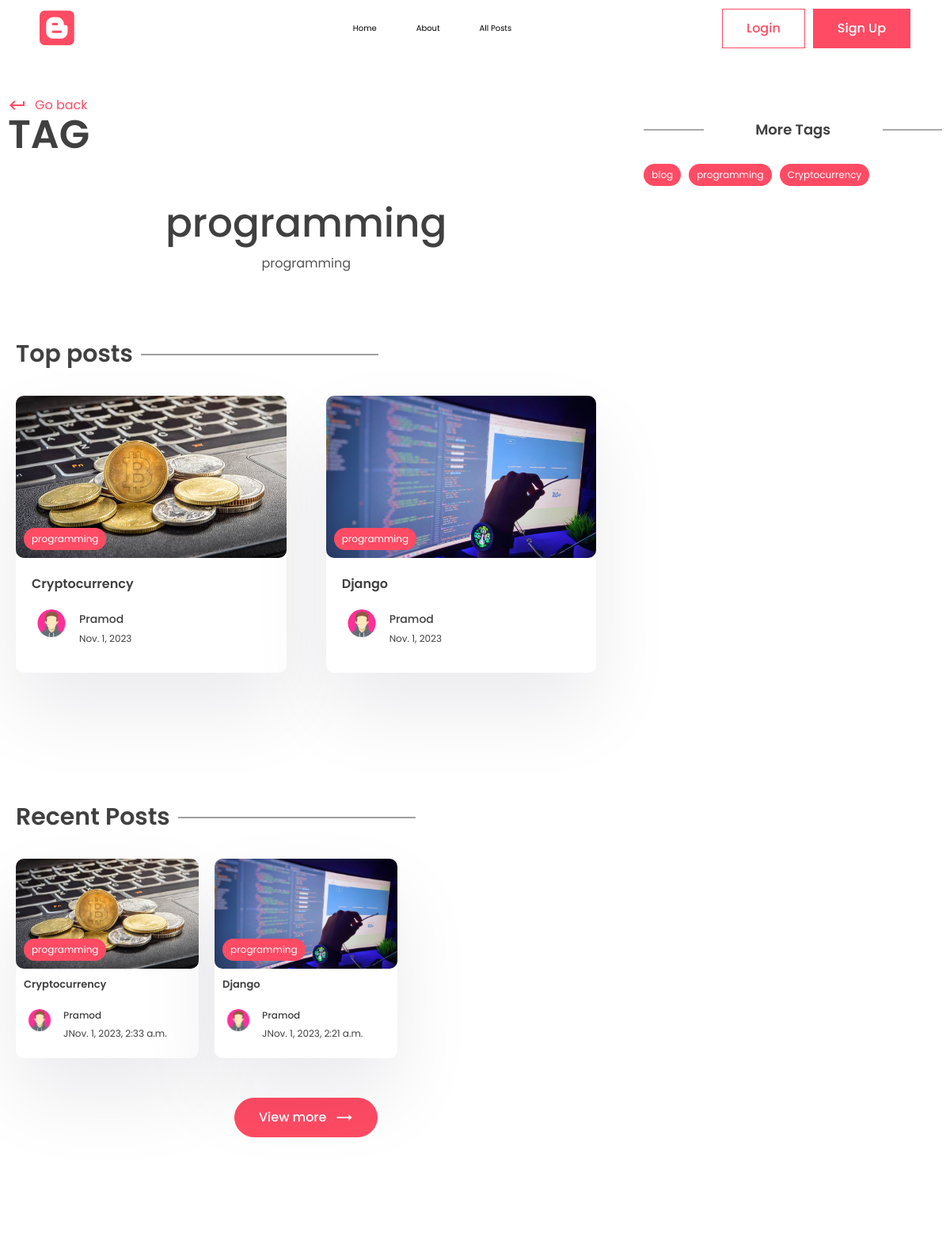
Before: /tag/programming (upper part) with the older database file.
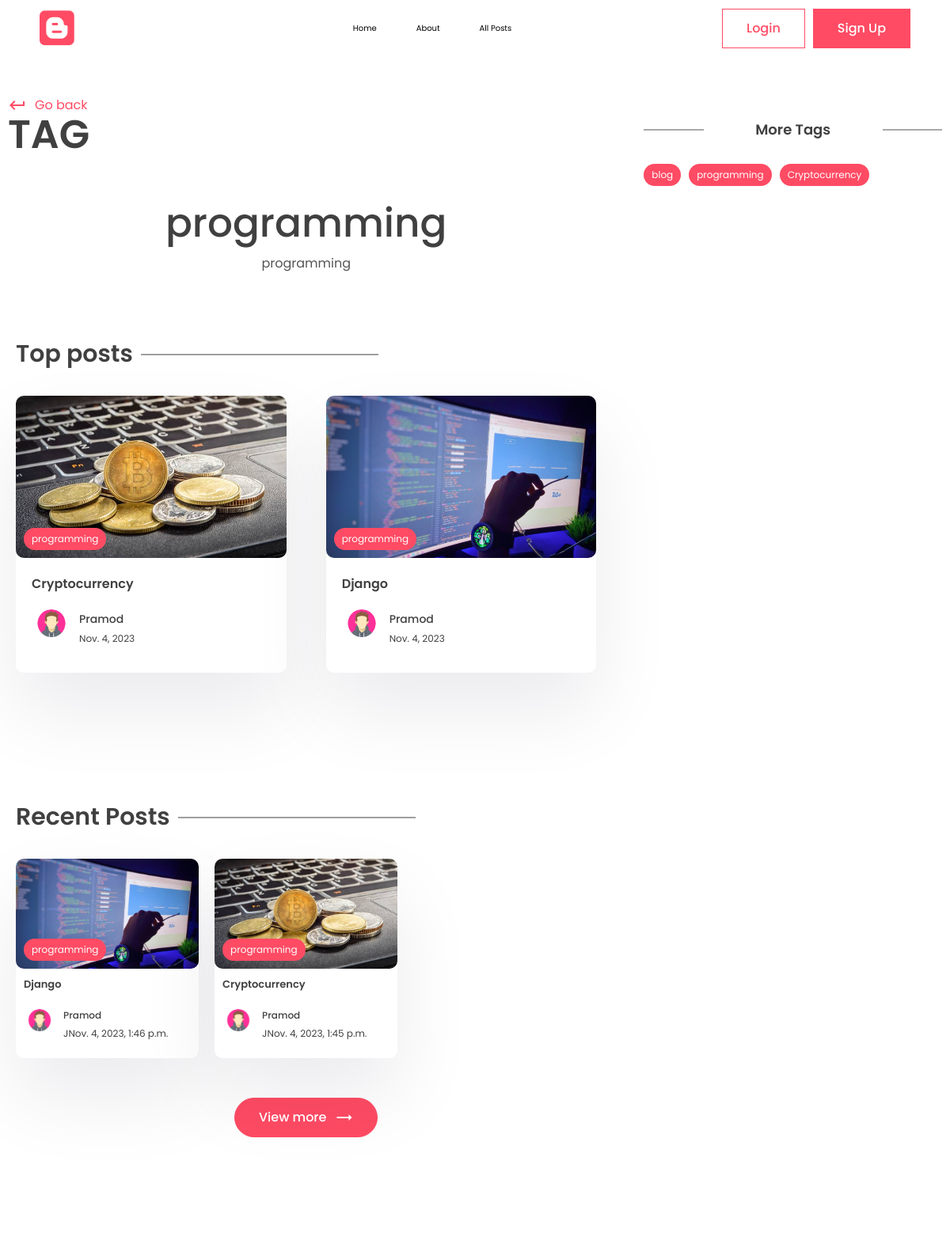
After: the same page with the newer database file.
### app/models.py (models this page shows, shortened)
class Post(models.Model):
    title = models.CharField(max_length=200)
    content = models.TextField()
    last_updated = models.DateTimeField(auto_now=True)
    slug = models.SlugField(max_length=200, unique=True )
    image = models.ImageField(null=True, blank=True, upload_to="images/")
    tags = models.ManyToManyField(Tag, blank=True, related_name='post')
    view_count = models.IntegerField(null=True, blank=True)
    is_featured = models.BooleanField(default=False)
    author = models.ForeignKey(User, on_delete=models.CASCADE, null=True, blank =True)
    bookmarks = models.ManyToManyField(User, blank=True, related_name="bookmarks", default=None)
    likes = models.ManyToManyField(User, blank=True, related_name="post_like", default=None)

class Tag(models.Model):
    name = models.CharField(max_length=100)
    description = models.CharField(max_length=200)
    slug = models.SlugField(max_length=200, unique=True)

class Profile(models.Model):
    user = models.OneToOneField(User, on_delete=models.CASCADE)
    profile_image = models.ImageField(null=True, blank=True, upload_to="images/")
    slug = models.SlugField(max_length=200, unique=True)
    bio = models.CharField(max_length=200)

### app/views.py (the view)
# urls.py: path('tag/<slug:slug>', views.tag_page, name='tag_page'),
def tag_page(request, slug):
    tag =Tag.objects.get(slug=slug)
    top_post = Post.objects.filter(tags__in=[tag.id]).order_by('-view_count')[0:2]
    recent_post = Post.objects.filter(tags__in=[tag.id]).order_by('-last_updated')[0:3]
    tags = Tag.objects.all()
    context = {'tag':tag, 'top_post':top_post, 'recent_post':recent_post, 'tags':tags}
    return render(request, 'app/tag.html', context)

### app/templates/app/tag.html (shortened to what this page needs)
{% extends "base.html" %}
{% block content %}
      <div class="container">
        <div class="layout">
          <div class="left">
            <div class="page-top">
              <div class="top flex">
                <div class="page-name">
                  <a href="#" class="learn">
                    <span class="material-icons"> keyboard_return </span> Go
                    back
                  </a>
                  <h1>Tag</h1>
                </div>
              </div>
            </div>
            <center>
              <div class="typo">
                <h1 class="title">{{tag.name}}</h1>
                <p>
                  {{tag.description}}
                </p>
              </div>
            </center>
            <section class="sp">
              <div class="container">
                <h1 class="sec-title">Top posts</h1>
                <div class="grid-2 blog">
                {% for post in top_post %}
                  <a href="{% url 'post_page' post.slug %}">
                    <div class="card">
                      <div class="post-img">
                        <img src="{{post.image.url}}" alt="" />
                        <div class="tag">{{post.tags.all.0.name}}</div>
                      </div>
                      <div class="card-content">
                        <h3>
                          {{post.title}}
                        </h3>
                        <div class="author">
                          <div class="profile-pic">
                            <img src="{{post.author.profile.profile_image.url}}" alt="" />
                          </div>
                          <div class="details">
                            <p>{{post.author.first_name}}</p>
                            <small>{{post.last_updated|date}}</small>
                          </div>
                        </div>
                      </div>
                    </div>
                  </a>
                {% empty %}
                  <p> Nothing to Show here</p>
                {% endfor %}
                </div>
              </div>
            </section>
            <section class="sp">
              <div class="container">
                <h1 class="sec-title">Recent Posts</h1>
                <div class="grid-3 blog-grid">
                {% for post in recent_post %}
                  <a href="{% url 'post_page' post.slug%}">
                    <div class="card">
                      <div class="post-img">
                        <img src="{{post.image.url}}" alt="" />
                        <div class="tag">{{post.tags.all.0.name}}</div>
                      </div>
                      <div class="card-content">
                        <h3>
                         {{post.title}}
                        </h3>
                        <div class="author">
                          <div class="profile-pic">
                            <img src="{{post.author.profile.profile_image.url}}" alt="" />
                          </div>
                          <div class="details">
                            <p>{{post.author.first_name}}</p>
                            <small>J{{post.last_updated}}</small>
                          </div>
                        </div>
                      </div>
                    </div>
                  </a>
                {% empty %}
                    <p> Nothing to Show here</p>
                {% endfor %}
                </div>
                <center>
                  <button class="btn btn-primary rounded view">
                    View more
                    <span class="material-icons"> trending_flat </span>
                  </button>
                </center>
              </div>
            </section>
          </div>
          <div class="right">
            <div class="block">
              <h2 class="title2">More Tags</h2>
              <div class="blog-tags">
                {% for tag in tags %}
                <a href= "{% url 'tag_page' tag.slug %}" class="tag">{{tag.name}}</a>
                {% endfor %}
              </div>
            </div>
          </div>
        </div>
      </div>
{% endblock content %}

Changed rows visible on the page:
changed Post "Cryptocurrency": last_updated "Nov. 1, 2023" → "Nov. 4, 2023"; last_updated "Nov. 1, 2023, 2:33 a.m." → "Nov. 4, 2023, 1:45 p.m."
changed Post "Django": last_updated "Nov. 1, 2023" → "Nov. 4, 2023"; last_updated "Nov. 1, 2023, 2:21 a.m." → "Nov. 4, 2023, 1:46 p.m."; moves up the list
